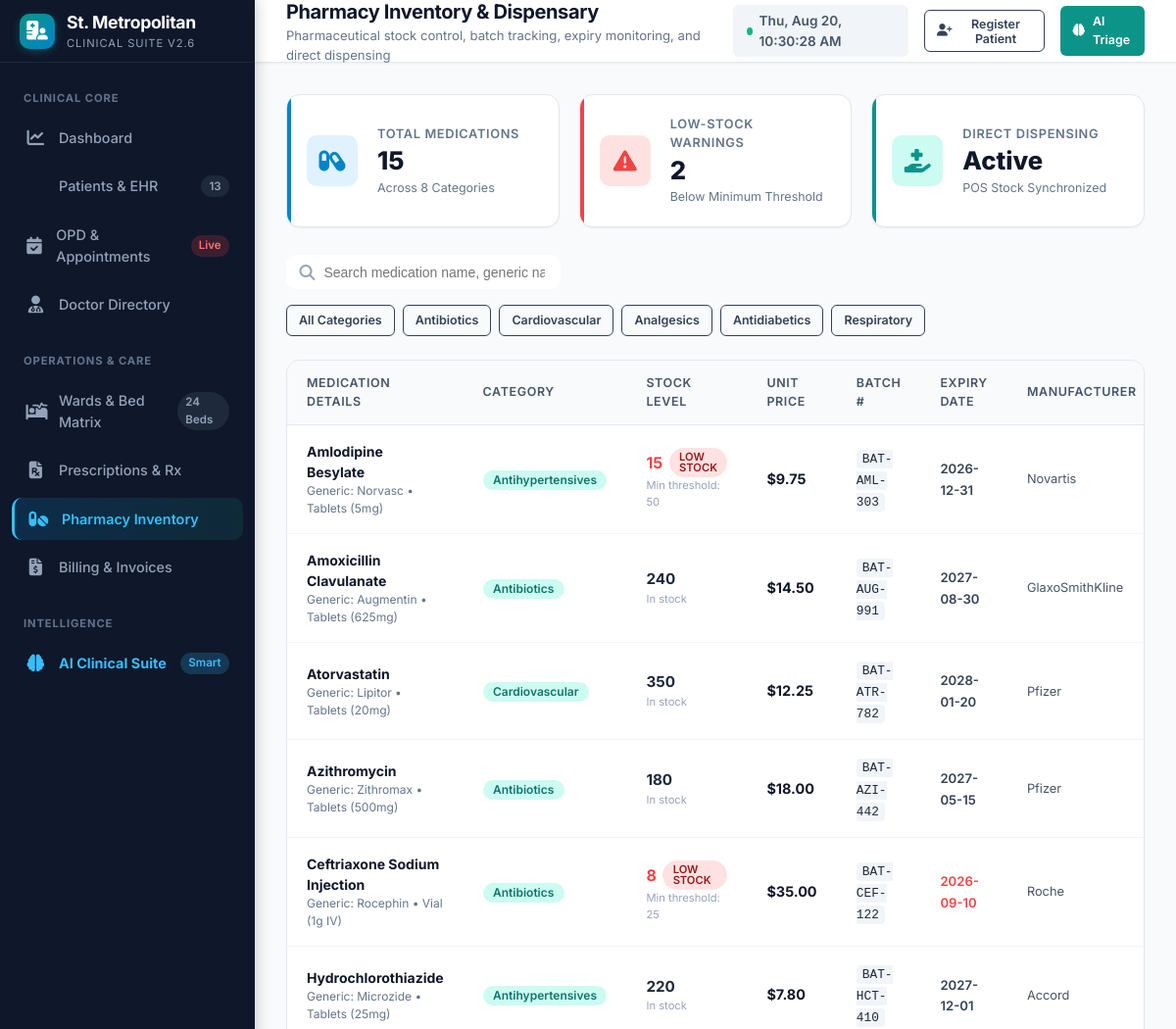
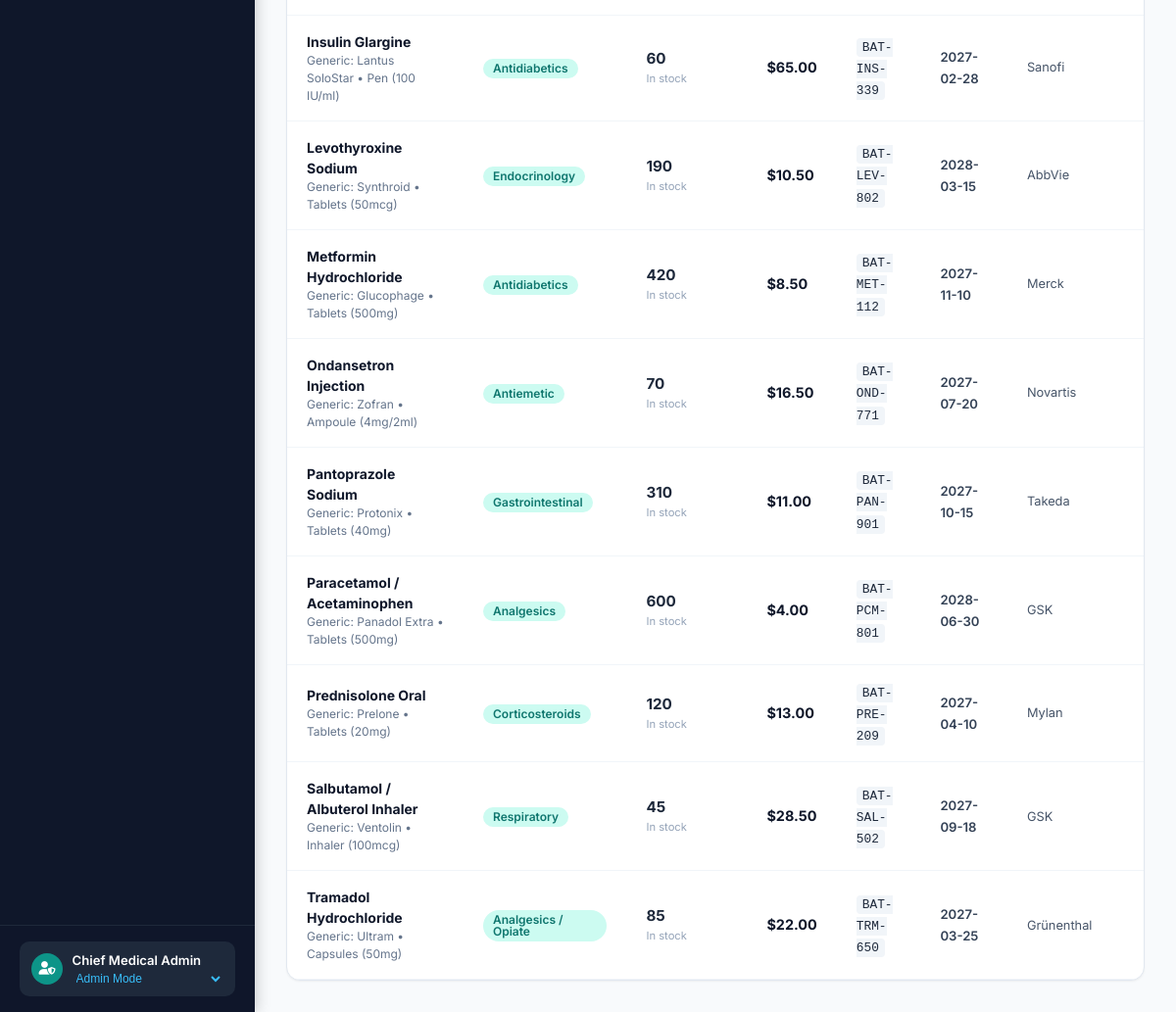
Screenshot of /pharmacy with the database file from the repository (2 pictures, top to bottom).
### tables this page shows
CREATE TABLE medicines (
        id INTEGER PRIMARY KEY AUTOINCREMENT,
        name TEXT NOT NULL,
        generic_name TEXT,
        category TEXT NOT NULL,
        stock INTEGER NOT NULL DEFAULT 0,
        min_threshold INTEGER DEFAULT 20,
        unit TEXT DEFAULT 'Tablets',
        unit_price REAL NOT NULL,
        batch_number TEXT,
        expiry_date TEXT,
        manufacturer TEXT
    );

### app.py (the view)
@app.get("/pharmacy", response_class=HTMLResponse)
async def pharmacy_page(request: Request, cat: Optional[str] = None, search: Optional[str] = None):
    medicines = get_all_medicines(category_filter=cat or "", search=search or "")
    low_stock = sum(1 for m in medicines if m["stock"] <= m["min_threshold"])
    metrics = get_dashboard_metrics()
    return templates.TemplateResponse(
        request=request,
        name="pharmacy.html",
        context={
            "active_page": "pharmacy",
            "medicines": medicines,
            "current_cat": cat,
            "low_stock_count": low_stock,
            "total_patients": metrics["total_patients"]
        }
    )

### templates/pharmacy.html (shortened to what this page needs)
{% extends "base.html" %}
{% block page_title %}Pharmacy Inventory & Dispensary{% endblock %}
{% block page_subtitle %}Pharmaceutical stock control, batch tracking, expiry monitoring, and direct dispensing{% endblock %}
{% block content %}
<div class="stats-grid">
    <div class="stat-card blue">
        <div class="stat-icon-wrapper">
            <i class="fas fa-capsules"></i>
        </div>
        <div class="stat-content">
            <div class="stat-label">Total Medications</div>
            <div class="stat-value">{{ medicines|length }}</div>
            <div class="stat-sub">Across 8 Categories</div>
        </div>
    </div>
    <div class="stat-card {% if low_stock_count > 0 %}red{% else %}green{% endif %}">
        <div class="stat-icon-wrapper">
            <i class="fas fa-exclamation-triangle"></i>
        </div>
        <div class="stat-content">
            <div class="stat-label">Low-Stock Warnings</div>
            <div class="stat-value">{{ low_stock_count }}</div>
            <div class="stat-sub">Below Minimum Threshold</div>
        </div>
    </div>
    <div class="stat-card teal">
        <div class="stat-icon-wrapper">
            <i class="fas fa-hand-holding-medical"></i>
        </div>
        <div class="stat-content">
            <div class="stat-label">Direct Dispensing</div>
            <div class="stat-value">Active</div>
            <div class="stat-sub">POS Stock Synchronized</div>
        </div>
    </div>
</div>
<div class="filter-bar">
    <div class="search-box">
        <i class="fas fa-search"></i>
        <input type="text" id="medSearchInput" placeholder="Search medication name, generic name, batch..." onkeyup="filterTable('medSearchInput', 'medsTable')">
    </div>
    <div style="display:flex; gap:0.5rem; flex-wrap:wrap; align-items:center;">
        <a href="/pharmacy" class="btn btn-outline btn-sm {% if not current_cat or current_cat == 'All' %}btn-primary{% endif %}">All Categories</a>
        <a href="/pharmacy?cat=Antibiotics" class="btn btn-outline btn-sm {% if current_cat == 'Antibiotics' %}btn-primary{% endif %}">Antibiotics</a>
        <a href="/pharmacy?cat=Cardiovascular" class="btn btn-outline btn-sm {% if current_cat == 'Cardiovascular' %}btn-primary{% endif %}">Cardiovascular</a>
        <a href="/pharmacy?cat=Analgesics" class="btn btn-outline btn-sm {% if current_cat == 'Analgesics' %}btn-primary{% endif %}">Analgesics</a>
        <a href="/pharmacy?cat=Antidiabetics" class="btn btn-outline btn-sm {% if current_cat == 'Antidiabetics' %}btn-primary{% endif %}">Antidiabetics</a>
        <a href="/pharmacy?cat=Respiratory" class="btn btn-outline btn-sm {% if current_cat == 'Respiratory' %}btn-primary{% endif %}">Respiratory</a>
    </div>
</div>
<div class="card">
    <div class="card-body" style="padding: 0;">
        <div class="table-responsive">
            <table class="clinical-table" id="medsTable">
                <thead>
                    <tr>
                        <th>Medication Details</th>
                        <th>Category</th>
                        <th>Stock Level</th>
                        <th>Unit Price</th>
                        <th>Batch #</th>
                        <th>Expiry Date</th>
                        <th>Manufacturer</th>
                    </tr>
                </thead>
                <tbody>
                    {% for m in medicines %}
                    <tr>
                        <td>
                            <div style="font-weight:700; color:var(--slate-900);">{{ m.name }}</div>
                            <div style="font-size:0.75rem; color:var(--slate-500);">Generic: {{ m.generic_name or 'N/A' }} • {{ m.unit }}</div>
                        </td>
                        <td>
                            <span class="badge badge-teal">{{ m.category }}</span>
                        </td>
                        <td>
                            {% if m.stock <= m.min_threshold %}
                            <div style="display:flex; align-items:center; gap:0.4rem;">
                                <strong style="color:var(--danger); font-size:1rem;">{{ m.stock }}</strong>
                                <span class="badge badge-danger" style="font-size:0.7rem;">LOW STOCK</span>
                            </div>
                            <div style="font-size:0.7rem; color:var(--slate-400);">Min threshold: {{ m.min_threshold }}</div>
                            {% else %}
                            <div style="font-weight:700; color:var(--slate-800); font-size:0.95rem;">{{ m.stock }}</div>
                            <div style="font-size:0.7rem; color:var(--slate-400);">In stock</div>
                            {% endif %}
                        </td>
                        <td>
                            <strong style="color:var(--slate-900); font-size:0.9rem;">${{ "%.2f"|format(m.unit_price) }}</strong>
                        </td>
                        <td>
                            <span style="font-family:monospace; font-size:0.8rem; background:var(--slate-100); padding:2px 6px; border-radius:4px;">{{ m.batch_number }}</span>
                        </td>
                        <td>
                            <span style="font-size:0.82rem; font-weight:600; color: {% if m.expiry_date and m.expiry_date < '2026-12-31' %}var(--danger){% else %}var(--slate-700){% endif %};">
                                {{ m.expiry_date }}
                            </span>
                        </td>
                        <td>
                            <div style="font-size:0.8rem; color:var(--slate-600);">{{ m.manufacturer }}</div>
                        </td>
                    </tr>
                    {% endfor %}
                </tbody>
            </table>
        </div>
    </div>
</div>
{% endblock %}

### rows the page displays
medicines: name "Amlodipine Besylate", generic_name "Norvasc", unit "Tablets (5mg)", category "Antihypertensives", stock "15", min_threshold "50", unit_price "9.75", batch_number "BAT-AML-303", expiry_date "2026-12-31", manufacturer "Novartis"
medicines: name "Amoxicillin Clavulanate", generic_name "Augmentin", unit "Tablets (625mg)", category "Antibiotics", stock "240", unit_price "14.50", batch_number "BAT-AUG-991", expiry_date "2027-08-30", manufacturer "GlaxoSmithKline"
medicines: name "Atorvastatin", generic_name "Lipitor", unit "Tablets (20mg)", category "Cardiovascular", stock "350", unit_price "12.25", batch_number "BAT-ATR-782", expiry_date "2028-01-20", manufacturer "Pfizer"
medicines: name "Azithromycin", generic_name "Zithromax", unit "Tablets (500mg)", category "Antibiotics", stock "180", unit_price "18.00", batch_number "BAT-AZI-442", expiry_date "2027-05-15", manufacturer "Pfizer"
medicines: name "Ceftriaxone Sodium Injection", generic_name "Rocephin", unit "Vial (1g IV)", category "Antibiotics", stock "8", min_threshold "25", unit_price "35.00", batch_number "BAT-CEF-122", expiry_date "2026-09-10", manufacturer "Roche"
medicines: name "Hydrochlorothiazide", generic_name "Microzide", unit "Tablets (25mg)", category "Antihypertensives", stock "220", unit_price "7.80", batch_number "BAT-HCT-410", expiry_date "2027-12-01", manufacturer "Accord"
medicines: name "Insulin Glargine", generic_name "Lantus SoloStar", unit "Pen (100 IU/ml)", category "Antidiabetics", stock "60", unit_price "65.00", batch_number "BAT-INS-339", expiry_date "2027-02-28", manufacturer "Sanofi"
medicines: name "Levothyroxine Sodium", generic_name "Synthroid", unit "Tablets (50mcg)", category "Endocrinology", stock "190", unit_price "10.50", batch_number "BAT-LEV-802", expiry_date "2028-03-15", manufacturer "AbbVie"
medicines: name "Metformin Hydrochloride", generic_name "Glucophage", unit "Tablets (500mg)", category "Antidiabetics", stock "420", unit_price "8.50", batch_number "BAT-MET-112", expiry_date "2027-11-10", manufacturer "Merck"
medicines: name "Ondansetron Injection", generic_name "Zofran", unit "Ampoule (4mg/2ml)", category "Antiemetic", stock "70", unit_price "16.50", batch_number "BAT-OND-771", expiry_date "2027-07-20", manufacturer "Novartis"
medicines: name "Pantoprazole Sodium", generic_name "Protonix", unit "Tablets (40mg)", category "Gastrointestinal", stock "310", unit_price "11.00", batch_number "BAT-PAN-901", expiry_date "2027-10-15", manufacturer "Takeda"
medicines: name "Paracetamol / Acetaminophen", generic_name "Panadol Extra", unit "Tablets (500mg)", category "Analgesics", stock "600", unit_price "4.00", batch_number "BAT-PCM-801", expiry_date "2028-06-30", manufacturer "GSK"
medicines: name "Prednisolone Oral", generic_name "Prelone", unit "Tablets (20mg)", category "Corticosteroids", stock "120", unit_price "13.00", batch_number "BAT-PRE-209", expiry_date "2027-04-10", manufacturer "Mylan"
medicines: name "Salbutamol / Albuterol Inhaler", generic_name "Ventolin", unit "Inhaler (100mcg)", category "Respiratory", stock "45", unit_price "28.50", batch_number "BAT-SAL-502", expiry_date "2027-09-18", manufacturer "GSK"
medicines: name "Tramadol Hydrochloride", generic_name "Ultram", unit "Capsules (50mg)", category "Analgesics / Opiate", stock "85", unit_price "22.00", batch_number "BAT-TRM-650", expiry_date "2027-03-25", manufacturer "Grünenthal"

### other values shown
{{ total_patients or 10 }} "13"
{{ medicines|length }} "15"
{{ low_stock_count }} "2"
